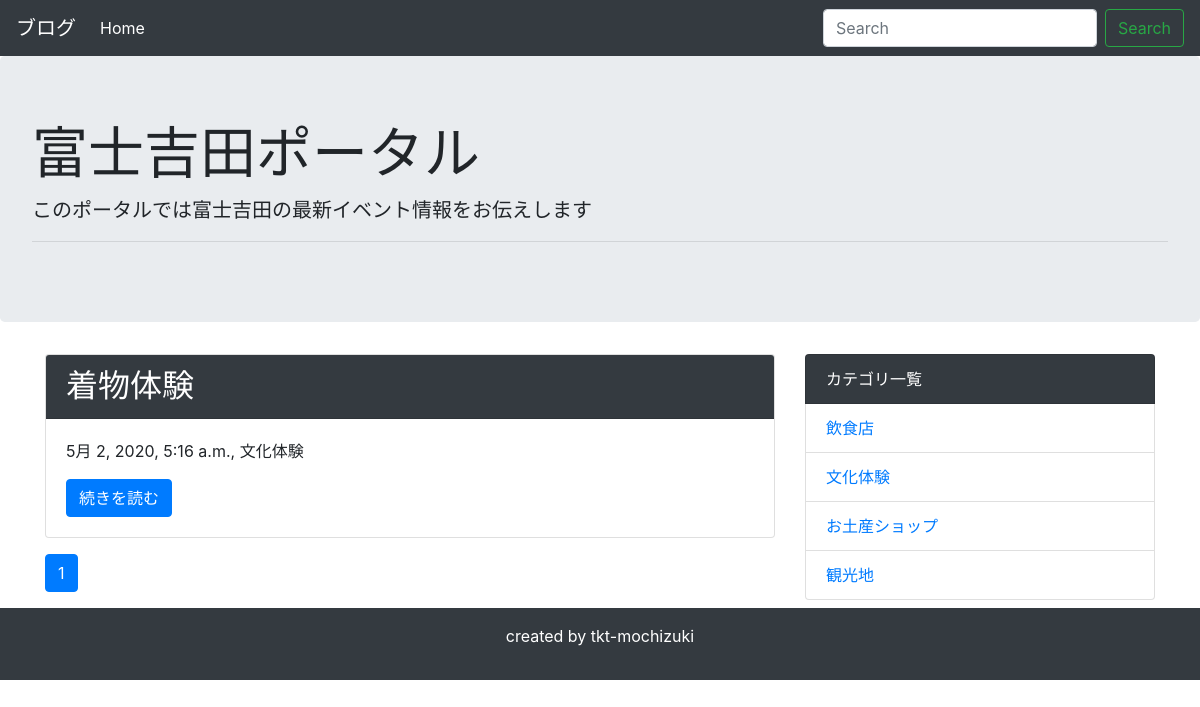
The app's page /category/2/ with its own data.
### blog/models.py (models this page shows, shortened)
class Post(models.Model):
    title = models.CharField('タイトル', max_length=100)
    text = models.TextField('本文')
    image=models.ImageField(upload_to='images',blank=True,null=True)
    created_at = models.DateTimeField('作成日',default=timezone.now)
    category = models.ForeignKey(
        Category, verbose_name = 'カテゴリ', on_delete = models.PROTECT
    )

class Category(models.Model):
    name = models.CharField('カテゴリー名', max_length=200)
    created_at = models.DateTimeField('作成日',default=timezone.now)
    def __str__(self):
        return self.name

### blog/views.py (the view)
# urls.py: path('category/<int:pk>/', views.CategoryView.as_view(), name='category'),
class CategoryView(generic.ListView):
    template_name = 'blog/post_list.html'
    model = Post
    paginate_by = 10 # 追加
    def get_queryset(self):
        category = get_object_or_404(Category, pk=self.kwargs['pk'])
        queryset = Post.objects.order_by('created_at').filter(category=category)
        return queryset

### blog/context_processors.py (called while the page is built)
def common(request):
    context = {
        'category_list':Category.objects.all(),
    }
    return context

### blog/templatetags/mytag.py (called while the page is built)
@register.simple_tag
def url_replace(request, field, value):
    url_dict = request.GET.copy()
    url_dict[field] = value
    return url_dict.urlencode()

### blog/templates/blog/post_list.html
{% extends 'blog/base.html' %}
{% block content %}
{% for post in post_list %}
<div class="card mb-3">
    <h2 class="card-header bg-dark text-white">{{ post.title }}</h2>
    <div class="card-body">
      <p>{{ post.created_at }}, {{ post.category }}</p>
      <a href="{% url 'blog:detail' post.pk %}" class="btn btn-primary">続きを読む</a>
    </div>
</div>
{% endfor %}
{% include 'blog/pagination.html' %}
{% endblock %}

### blog/templates/blog/base.html (shortened to what this page needs)
<!doctype html>
<html lang="ja">
  <head>
    <link rel="stylesheet" href="https://stackpath.bootstrapcdn.com/bootstrap/4.4.1/css/bootstrap.min.css">
  </head>
  <body>
    <nav class="navbar navbar-expand-lg navbar-dark bg-dark">
      <a class="navbar-brand" href="#">ブログ</a>
      <div class="collapse navbar-collapse" id="navbarSupportedContent">
        <ul class="navbar-nav mr-auto">
          <li class="nav-item active">
            <a class="nav-link" href="{% url 'blog:index' %}">Home</a>
          </li>
        </ul>
        <form class="form-inline my-2 my-lg-0" method="GET" action="{% url 'blog:index' %}">
          <input class="form-control mr-sm-2" type="text" placeholder="Search" aria-label="Search" name="keyword">
          <button class="btn btn-outline-success my-2 my-sm-0" type="submit">Search</button>
        </form>
      </div>
    </nav>
    <div class="jumbotron">
      <h1 class="display-4">富士吉田ポータル</h1>
      <p class="lead">このポータルでは富士吉田の最新イベント情報をお伝えします</p>
      <hr class="my-2">
    </div>
    <div class="container">
      <div class="row">
          <div class="col-md-8">
              {% block content %}
              {% endblock %}
          </div>
          <div class="col-md-4">
              <ul class="list-group">
                  <li class="list-group-item bg-dark text-white">カテゴリ一覧</li>
                  {% for category in category_list %}
                  <li class="list-group-item"><a href="{% url 'blog:category' category.pk %}">{{ category }}</a></li>
                  {% endfor %}
              </ul>
          </div>
      </div>
    </div>
    <footer class="bg-dark text-white text-center py-3">
        <p>created by tkt-mochizuki</p>
    </footer>
  </body>
</html>

### records on screen
Post: title "着物体験", created_at "5月 2, 2020, 5:16 a.m.", category "文化体験"
Category: name "飲食店"
Category: name "文化体験"
Category: name "お土産ショップ"
Category: name "観光地"

### other values on screen
{{ link_page }} "1"
